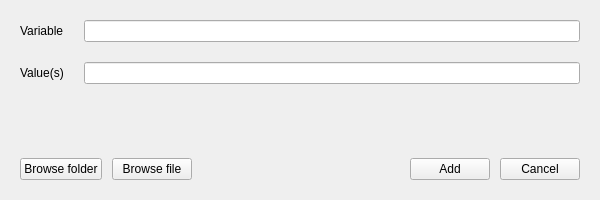
<?xml version="1.0" encoding="UTF-8"?>
<ui version="4.0">
 <class>BtnNewWindow</class>
 <widget class="QWidget" name="BtnNewWindow">
  <property name="windowModality">
   <enum>Qt::NonModal</enum>
  </property>
  <property name="geometry">
   <rect>
    <x>0</x>
    <y>0</y>
    <width>600</width>
    <height>200</height>
   </rect>
  </property>
  <property name="sizePolicy">
   <sizepolicy hsizetype="Fixed" vsizetype="Fixed">
    <horstretch>0</horstretch>
    <verstretch>0</verstretch>
   </sizepolicy>
  </property>
  <property name="minimumSize">
   <size>
    <width>600</width>
    <height>200</height>
   </size>
  </property>
  <property name="maximumSize">
   <size>
    <width>600</width>
    <height>200</height>
   </size>
  </property>
  <property name="palette">
   <palette>
    <active>
     <colorrole role="WindowText">
      <brush brushstyle="SolidPattern">
       <color alpha="255">
        <red>0</red>
        <green>0</green>
        <blue>0</blue>
       </color>
      </brush>
     </colorrole>
     <colorrole role="Button">
      <brush brushstyle="SolidPattern">
       <color alpha="255">
        <red>222</red>
        <green>221</green>
        <blue>218</blue>
       </color>
      </brush>
     </colorrole>
     <colorrole role="Light">
      <brush brushstyle="SolidPattern">
       <color alpha="255">
        <red>255</red>
        <green>255</green>
        <blue>255</blue>
       </color>
      </brush>
     </colorrole>
     <colorrole role="Midlight">
      <brush brushstyle="SolidPattern">
       <color alpha="255">
        <red>238</red>
        <green>238</green>
        <blue>236</blue>
       </color>
      </brush>
     </colorrole>
     <colorrole role="Dark">
      <brush brushstyle="SolidPattern">
       <color alpha="255">
        <red>111</red>
        <green>110</green>
        <blue>109</blue>
       </color>
      </brush>
     </colorrole>
     <colorrole role="Mid">
      <brush brushstyle="SolidPattern">
       <color alpha="255">
        <red>148</red>
        <green>147</green>
        <blue>145</blue>
       </color>
      </brush>
     </colorrole>
     <colorrole role="Text">
      <brush brushstyle="SolidPattern">
       <color alpha="255">
        <red>0</red>
        <green>0</green>
        <blue>0</blue>
       </color>
      </brush>
     </colorrole>
     <colorrole role="BrightText">
      <brush brushstyle="SolidPattern">
       <color alpha="255">
        <red>255</red>
        <green>255</green>
        <blue>255</blue>
       </color>
      </brush>
     </colorrole>
     <colorrole role="ButtonText">
      <brush brushstyle="SolidPattern">
       <color alpha="255">
        <red>0</red>
        <green>0</green>
        <blue>0</blue>
       </color>
      </brush>
     </colorrole>
     <colorrole role="Base">
      <brush brushstyle="SolidPattern">
       <color alpha="255">
        <red>255</red>
        <green>255</green>
        <blue>255</blue>
       </color>
      </brush>
     </colorrole>
     <colorrole role="Window">
      <brush brushstyle="SolidPattern">
       <color alpha="255">
        <red>222</red>
        <green>221</green>
        <blue>218</blue>
       </color>
      </brush>
     </colorrole>
     <colorrole role="Shadow">
      <brush brushstyle="SolidPattern">
       <color alpha="255">
        <red>0</red>
        <green>0</green>
        <blue>0</blue>
       </color>
      </brush>
     </colorrole>
     <colorrole role="AlternateBase">
      <brush brushstyle="SolidPattern">
       <color alpha="255">
        <red>238</red>
        <green>238</green>
        <blue>236</blue>
       </color>
      </brush>
     </colorrole>
     <colorrole role="ToolTipBase">
      <brush brushstyle="SolidPattern">
       <color alpha="255">
        <red>255</red>
        <green>255</green>
        <blue>220</blue>
       </color>
      </brush>
     </colorrole>
     <colorrole role="ToolTipText">
      <brush brushstyle="SolidPattern">
       <color alpha="255">
        <red>0</red>
        <green>0</green>
        <blue>0</blue>
       </color>
      </brush>
     </colorrole>
     <colorrole role="PlaceholderText">
      <brush brushstyle="SolidPattern">
       <color alpha="127">
        <red>0</red>
        <green>0</green>
        <blue>0</blue>
       </color>
      </brush>
     </colorrole>
    </active>
    <inactive>
     <colorrole role="WindowText">
      <brush brushstyle="SolidPattern">
       <color alpha="255">
        <red>0</red>
        <green>0</green>
        <blue>0</blue>
       </color>
      </brush>
     </colorrole>
     <colorrole role="Button">
      <brush brushstyle="SolidPattern">
       <color alpha="255">
        <red>239</red>
        <green>239</green>
        <blue>239</blue>
       </color>
      </brush>
     </colorrole>
     <colorrole role="Light">
      <brush brushstyle="SolidPattern">
       <color alpha="255">
        <red>255</red>
        <green>255</green>
        <blue>255</blue>
       </color>
      </brush>
     </colorrole>
     <colorrole role="Midlight">
      <brush brushstyle="SolidPattern">
       <color alpha="255">
        <red>202</red>
        <green>202</green>
        <blue>202</blue>
       </color>
      </brush>
     </colorrole>
     <colorrole role="Dark">
      <brush brushstyle="SolidPattern">
       <color alpha="255">
        <red>159</red>
        <green>159</green>
        <blue>159</blue>
       </color>
      </brush>
     </colorrole>
     <colorrole role="Mid">
      <brush brushstyle="SolidPattern">
       <color alpha="255">
        <red>184</red>
        <green>184</green>
        <blue>184</blue>
       </color>
      </brush>
     </colorrole>
     <colorrole role="Text">
      <brush brushstyle="SolidPattern">
       <color alpha="255">
        <red>0</red>
        <green>0</green>
        <blue>0</blue>
       </color>
      </brush>
     </colorrole>
     <colorrole role="BrightText">
      <brush brushstyle="SolidPattern">
       <color alpha="255">
        <red>255</red>
        <green>255</green>
        <blue>255</blue>
       </color>
      </brush>
     </colorrole>
     <colorrole role="ButtonText">
      <brush brushstyle="SolidPattern">
       <color alpha="255">
        <red>0</red>
        <green>0</green>
        <blue>0</blue>
       </color>
      </brush>
     </colorrole>
     <colorrole role="Base">
      <brush brushstyle="SolidPattern">
       <color alpha="255">
        <red>255</red>
        <green>255</green>
        <blue>255</blue>
       </color>
      </brush>
     </colorrole>
     <colorrole role="Window">
      <brush brushstyle="SolidPattern">
       <color alpha="255">
        <red>239</red>
        <green>239</green>
        <blue>239</blue>
       </color>
      </brush>
     </colorrole>
     <colorrole role="Shadow">
      <brush brushstyle="SolidPattern">
       <color alpha="255">
        <red>118</red>
        <green>118</green>
        <blue>118</blue>
       </color>
      </brush>
     </colorrole>
     <colorrole role="AlternateBase">
      <brush brushstyle="SolidPattern">
       <color alpha="255">
        <red>247</red>
        <green>247</green>
        <blue>247</blue>
       </color>
      </brush>
     </colorrole>
     <colorrole role="ToolTipBase">
      <brush brushstyle="SolidPattern">
       <color alpha="255">
        <red>255</red>
        <green>255</green>
        <blue>220</blue>
       </color>
      </brush>
     </colorrole>
     <colorrole role="ToolTipText">
      <brush brushstyle="SolidPattern">
       <color alpha="255">
        <red>0</red>
        <green>0</green>
        <blue>0</blue>
       </color>
      </brush>
     </colorrole>
     <colorrole role="PlaceholderText">
      <brush brushstyle="SolidPattern">
       <color alpha="128">
        <red>0</red>
        <green>0</green>
        <blue>0</blue>
       </color>
      </brush>
     </colorrole>
    </inactive>
    <disabled>
     <colorrole role="WindowText">
      <brush brushstyle="SolidPattern">
       <color alpha="255">
        <red>111</red>
        <green>110</green>
        <blue>109</blue>
       </color>
      </brush>
     </colorrole>
     <colorrole role="Button">
      <brush brushstyle="SolidPattern">
       <color alpha="255">
        <red>222</red>
        <green>221</green>
        <blue>218</blue>
       </color>
      </brush>
     </colorrole>
     <colorrole role="Light">
      <brush brushstyle="SolidPattern">
       <color alpha="255">
        <red>255</red>
        <green>255</green>
        <blue>255</blue>
       </color>
      </brush>
     </colorrole>
     <colorrole role="Midlight">
      <brush brushstyle="SolidPattern">
       <color alpha="255">
        <red>238</red>
        <green>238</green>
        <blue>236</blue>
       </color>
      </brush>
     </colorrole>
     <colorrole role="Dark">
      <brush brushstyle="SolidPattern">
       <color alpha="255">
        <red>111</red>
        <green>110</green>
        <blue>109</blue>
       </color>
      </brush>
     </colorrole>
     <colorrole role="Mid">
      <brush brushstyle="SolidPattern">
       <color alpha="255">
        <red>148</red>
        <green>147</green>
        <blue>145</blue>
       </color>
      </brush>
     </colorrole>
     <colorrole role="Text">
      <brush brushstyle="SolidPattern">
       <color alpha="255">
        <red>111</red>
        <green>110</green>
        <blue>109</blue>
       </color>
      </brush>
     </colorrole>
     <colorrole role="BrightText">
      <brush brushstyle="SolidPattern">
       <color alpha="255">
        <red>255</red>
        <green>255</green>
        <blue>255</blue>
       </color>
      </brush>
     </colorrole>
     <colorrole role="ButtonText">
      <brush brushstyle="SolidPattern">
       <color alpha="255">
        <red>111</red>
        <green>110</green>
        <blue>109</blue>
       </color>
      </brush>
     </colorrole>
     <colorrole role="Base">
      <brush brushstyle="SolidPattern">
       <color alpha="255">
        <red>222</red>
        <green>221</green>
        <blue>218</blue>
       </color>
      </brush>
     </colorrole>
     <colorrole role="Window">
      <brush brushstyle="SolidPattern">
       <color alpha="255">
        <red>222</red>
        <green>221</green>
        <blue>218</blue>
       </color>
      </brush>
     </colorrole>
     <colorrole role="Shadow">
      <brush brushstyle="SolidPattern">
       <color alpha="255">
        <red>177</red>
        <green>177</green>
        <blue>177</blue>
       </color>
      </brush>
     </colorrole>
     <colorrole role="AlternateBase">
      <brush brushstyle="SolidPattern">
       <color alpha="255">
        <red>247</red>
        <green>247</green>
        <blue>247</blue>
       </color>
      </brush>
     </colorrole>
     <colorrole role="ToolTipBase">
      <brush brushstyle="SolidPattern">
       <color alpha="255">
        <red>255</red>
        <green>255</green>
        <blue>220</blue>
       </color>
      </brush>
     </colorrole>
     <colorrole role="ToolTipText">
      <brush brushstyle="SolidPattern">
       <color alpha="255">
        <red>0</red>
        <green>0</green>
        <blue>0</blue>
       </color>
      </brush>
     </colorrole>
     <colorrole role="PlaceholderText">
      <brush brushstyle="SolidPattern">
       <color alpha="128">
        <red>0</red>
        <green>0</green>
        <blue>0</blue>
       </color>
      </brush>
     </colorrole>
    </disabled>
   </palette>
  </property>
  <property name="windowTitle">
   <string>Add New Variable</string>
  </property>
  <layout class="QVBoxLayout" name="verticalLayout">
   <property name="leftMargin">
    <number>20</number>
   </property>
   <property name="topMargin">
    <number>20</number>
   </property>
   <property name="rightMargin">
    <number>20</number>
   </property>
   <property name="bottomMargin">
    <number>20</number>
   </property>
   <item>
    <layout class="QGridLayout" name="gridLayout">
     <property name="spacing">
      <number>20</number>
     </property>
     <item row="1" column="0">
      <widget class="QLabel" name="label2">
       <property name="text">
        <string>Value(s)</string>
       </property>
      </widget>
     </item>
     <item row="0" column="0">
      <widget class="QLabel" name="label1">
       <property name="text">
        <string>Variable</string>
       </property>
      </widget>
     </item>
     <item row="0" column="1">
      <widget class="QLineEdit" name="new_var_entry">
       <property name="contextMenuPolicy">
        <enum>Qt::DefaultContextMenu</enum>
       </property>
      </widget>
     </item>
     <item row="1" column="1">
      <widget class="QLineEdit" name="new_values_entry">
       <property name="toolTip">
        <string extracomment="Seprate values with ; (semicolon)"/>
       </property>
       <property name="toolTipDuration">
        <number>3</number>
       </property>
      </widget>
     </item>
    </layout>
   </item>
   <item>
    <spacer name="verticalSpacer">
     <property name="orientation">
      <enum>Qt::Vertical</enum>
     </property>
     <property name="sizeHint" stdset="0">
      <size>
       <width>20</width>
       <height>40</height>
      </size>
     </property>
    </spacer>
   </item>
   <item>
    <layout class="QHBoxLayout" name="horizontalLayout_3">
     <property name="spacing">
      <number>10</number>
     </property>
     <item>
      <widget class="QPushButton" name="btn_browse_dir">
       <property name="text">
        <string>Browse folder</string>
       </property>
      </widget>
     </item>
     <item>
      <widget class="QPushButton" name="btn_browse_file">
       <property name="text">
        <string>Browse file</string>
       </property>
      </widget>
     </item>
     <item>
      <spacer name="horizontalSpacer">
       <property name="orientation">
        <enum>Qt::Horizontal</enum>
       </property>
       <property name="sizeHint" stdset="0">
        <size>
         <width>40</width>
         <height>20</height>
        </size>
       </property>
      </spacer>
     </item>
     <item>
      <widget class="QPushButton" name="btn_add">
       <property name="text">
        <string>Add</string>
       </property>
      </widget>
     </item>
     <item>
      <widget class="QPushButton" name="btn_cancel">
       <property name="text">
        <string>Cancel</string>
       </property>
      </widget>
     </item>
    </layout>
   </item>
  </layout>
 </widget>
 <resources/>
 <connections/>
</ui>
